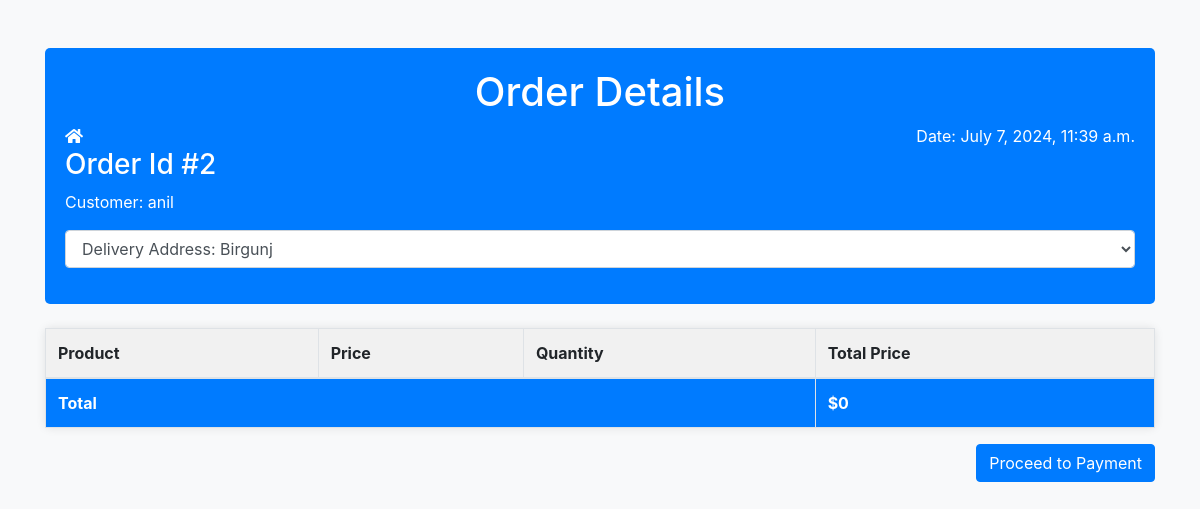
The app's page /billview (signed in), older data.
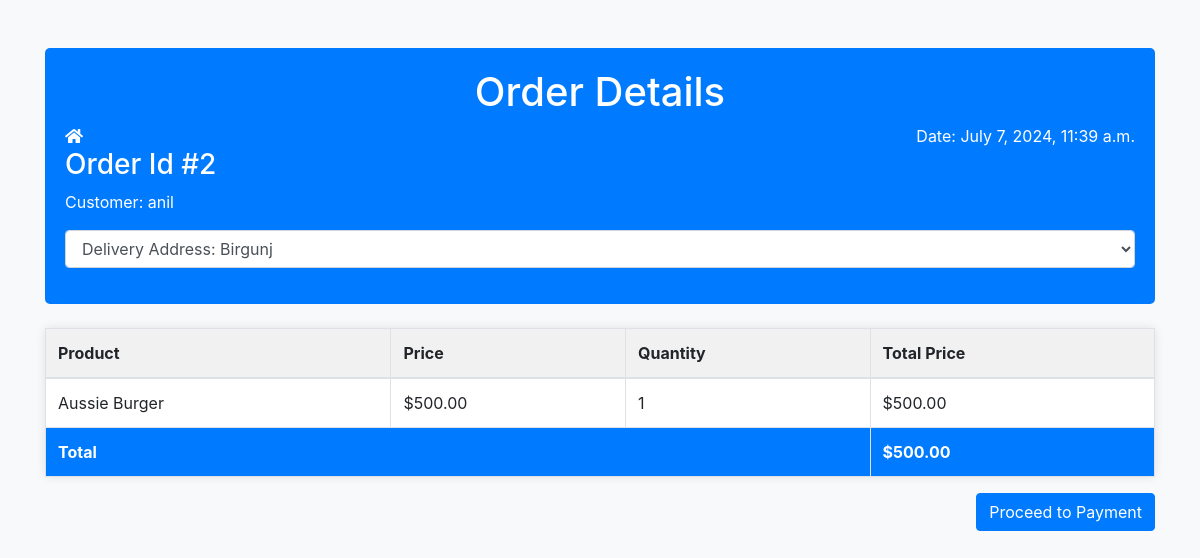
The same page, newer data.
### food/models.py (models this page shows, shortened)
class OrderItem(models.Model):
    order = models.ForeignKey(Order, on_delete=models.CASCADE, related_name='order_items')
    menu_item = models.ForeignKey(MenuItem, on_delete=models.CASCADE)
    quantity = models.PositiveIntegerField()
    price = models.DecimalField(max_digits=10, decimal_places=2)
    discounted_price = models.DecimalField(max_digits=6, decimal_places=2, null=True, blank=True)

class MenuItem(models.Model):
    restaurant = models.ForeignKey(Restaurant, on_delete=models.CASCADE, related_name='menu_items')
    name = models.CharField(max_length=100)
    description = models.TextField()
    price = models.DecimalField(max_digits=10, decimal_places=2)
    available = models.BooleanField(default=True)
    image1 = models.ImageField(upload_to='menu_images/', null=True, blank=True)
    image2 = models.ImageField(upload_to='menu_images/', null=True, blank=True)
    image3 = models.ImageField(upload_to='menu_images/', null=True, blank=True)
    created_at = models.DateTimeField(auto_now=True)

### food/views.py (the view)
# urls.py: path('billview',views.BillView,name="billview"),
@login_required(login_url='login')
def BillView(request):
    order = get_object_or_404(Order, customer=request.user)
    address = DeliveryAddress.objects.get(customer = request.user)
    order_items = OrderItem.objects.filter(order=order)
    for item in order_items:
         item.total_price = (item.discounted_price if item.discounted_price else item.price) * item.quantity
    total_price = sum(item.total_price for item in order_items)
    return render(request, 'bill.html', {'order': order, 'order_items': order_items,'address':address,  'total_price': total_price})

### food/context_processors.py (called while the page is built)
def System(request):
    sys = SystemSetting.objects.first()
    return {'sys':sys}

def OfferView(request):
    offers = Offer.objects.filter(status = True)[:4]
    for off in offers:
        discounted_price = off.food.price * (Decimal(1) - Decimal(off.discount) / Decimal(100))
        off.discounted_price = round(discounted_price, 2)
    return {'offers':offers}

### templates/bill.html (shortened to what this page needs)
<!DOCTYPE html>
<html lang="en">
<head>
    <link rel="stylesheet" href="https://stackpath.bootstrapcdn.com/bootstrap/4.3.1/css/bootstrap.min.css">
    <link href="https://cdnjs.cloudflare.com/ajax/libs/font-awesome/5.15.4/css/all.min.css" rel="stylesheet">
</head>
<body>
    <div class="container mt-5">
        <div class="order-header">
            <h1 class="text-center">Order Details</h1>
            <div class="d-flex justify-content-between">
                <div>
                    <a href="{% url 'home' %}">
                        <i class="fa fa-home" aria-hidden="true" style="color: #FFFFFF;"></i>
                    </a>
                    <h3>Order Id #{{ order.id }}</h3>
                    <p>Customer: {{ order.customer.username }}</p>
                </div>
                <div class="text-right">
                    <p>Date: {{ order.order_date }}</p>
                </div>
            </div>
            <form method="POST" action="{% url 'payment' %}">
            <div class="form-group">
                <select class="form-control" name="adr" id="table">
                    <option value="{{order.customer.address}}"  selected>
                        Delivery Address: {{ order.customer.address }}
                    </option>
                </select>
            </div>
        </div>
        <table class="table table-bordered order-table mt-4">
            <thead>
                <tr>
                    <th>Product</th>
                    <th>Price</th>
                    <th>Quantity</th>
                    <th>Total Price</th>
                </tr>
            </thead>
            <tbody>
                {% for item in order_items %}
                <tr>
                    {% if item.discounted_price %}
                    <td>{{ item.menu_item.name }}</td>
                    <td>${{ item.discounted_price  }}</td>
                    <td>{{ item.quantity }}</td>
                    <td>${{ item.total_price }}</td>
                    {% else %}
                    <td>{{ item.menu_item.name }}</td>
                    <td>${{ item.price  }}</td>
                    <td>{{ item.quantity }}</td>
                    <td>${{ item.total_price }}</td>
                    {% endif %}
                </tr>
                {% endfor %}
                <tr class="total-row">
                    <td colspan="3"><strong>Total</strong></td>
                    <td><strong>${{ total_price }}</strong></td>
                </tr>
            </tbody>
        </table>
        <div class="text-right">
                <button type="submit" class="btn btn-primary btn-left">Proceed to Payment</button>
        </div>
    </div>
</body>
</html>

Row changes from the older to the newer data that the page shows:
added OrderItem: menu_item.name "Aussie Burger", price "500.00", quantity "1", total_price "500.00"
Text that changed along with them:
{{ total_price }}: "0" → "500.00"
